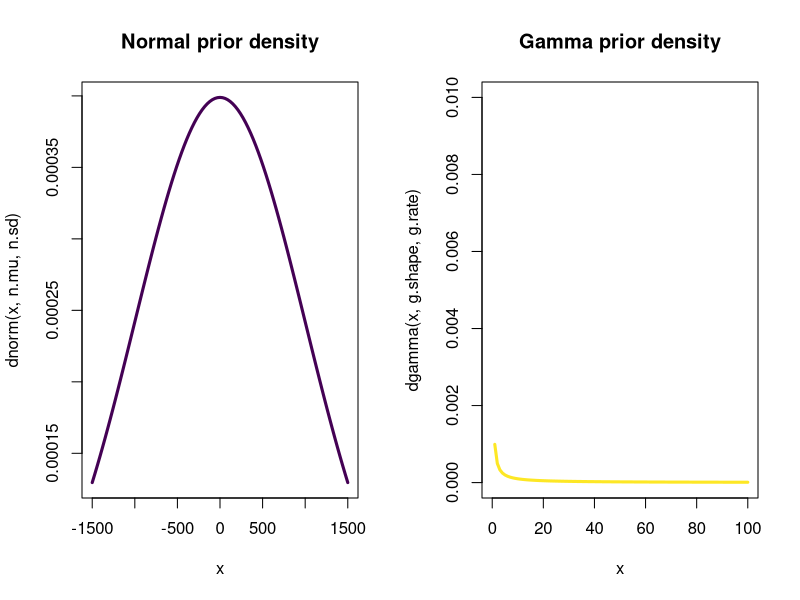
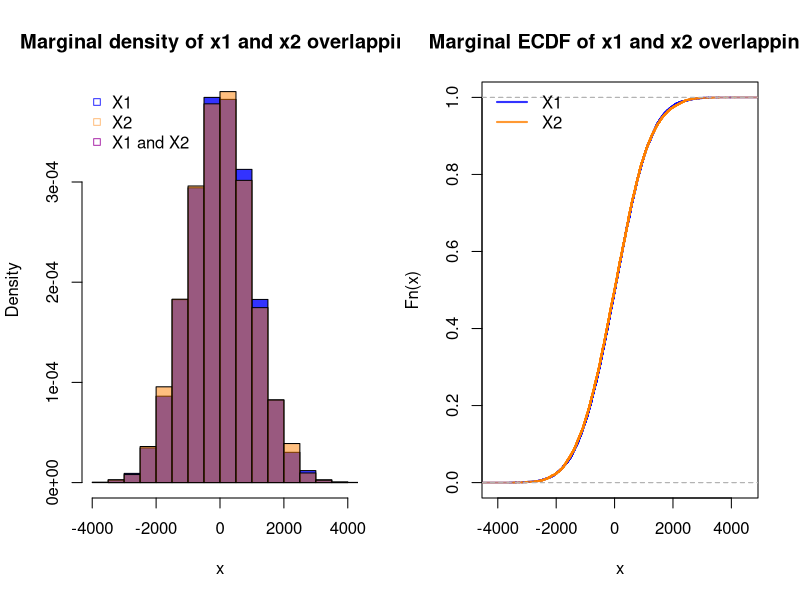

Here is the R script that generated these plots, in order:
## ---- chunk 1
n <- 10000 # sample size

# initializing the matrix with the sampled values
cnames <- c('mu1', 'mu2', 'sigma2', 'x1', 'x2', 'y1', 'y2')
data <- matrix(data = NA, nrow=n, ncol=length(cnames))
colnames(data) <- cnames

# defining our hyperparameters
n.mu <- 0         # mu for N
n.sd <- 1000      # mu for N
g.shape <- .001   # shape for Gamma
g.rate <-  .001   # rate for Gamma

# plotting the priors distributions
col = viridis::viridis(2)
par(mfrow = c(1,2))
# mu1 (the same as mu2)
curve(dnorm(x, n.mu, n.sd), xlim = c(-1500,1500), lwd = 3, col = col[1],
      main = "Normal prior density")

# sigma
curve(dgamma(x, g.shape, g.rate), xlim = c(0,100), ylim = c(0,.01),
      lwd = 3, col = col[2], main = "Gamma prior density")
## ---- chunk 2
# forward sampling
for(i in 1:n){
  data[i, "mu1"] <- rnorm(1, n.mu, n.sd)           # sampling mu1
  data[i, "mu2"] <- rnorm(1, n.mu, n.sd)           # sampling mu2
  data[i, "sigma2"] <- rgamma(1, g.shape, g.rate)  # sampling sigma2
  
  data[i, "x1"] <- rnorm(1, data[i, "mu1"], sqrt(data[i, "sigma2"]))   # f(X1|mu1, sigma)
  data[i, "x2"] <- rnorm(1, data[i, "mu2"], sqrt(data[i, "sigma2"]))   # f(X2|mu2, sigma)
  data[i, "y1"] <- rnorm(1, data[i, "mu1"], sqrt(data[i, "sigma2"]))   # f(Y1|mu1, sigma)
  data[i, "y2"] <- rnorm(1, data[i, "mu2"], sqrt(data[i, "sigma2"]))   # f(Y2|mu2, sigma)
}
## ---- chunk 3
par(mfrow = c(1,2))

# x1 and x2 histogram
hist(data[,"x1"], col = rgb(0,0,1,.8), probability = T, 
     main = "Marginal density of x1 and x2 overlapping", xlab = "x")

hist(data[,"x2"], col = rgb(1,.5,0,.5), probability = T, add = T)
legend("topleft", legend = c("X1", "X2", "X1 and X2"), pch = 22, bty = "n",
       col = c(rgb(0,0,1,.8), rgb(1,.5,0,.5), rgb(.6,0,.6,.8)))

# x1 and x2 ecdf 
plot(ecdf(data[,"x1"]), col = rgb(0,0,1,.5), lwd = 2, 
     main = "Marginal ECDF of x1 and x2 overlapping")

plot(ecdf(data[,"x2"]), col = rgb(1,.5,0,.5), lwd = 2, add = T)
legend("topleft", legend = c("X1", "X2"), lwd = 2, bty = "n",
       col = c(rgb(0,0,1,.8), rgb(1,.5,0,.8)))

